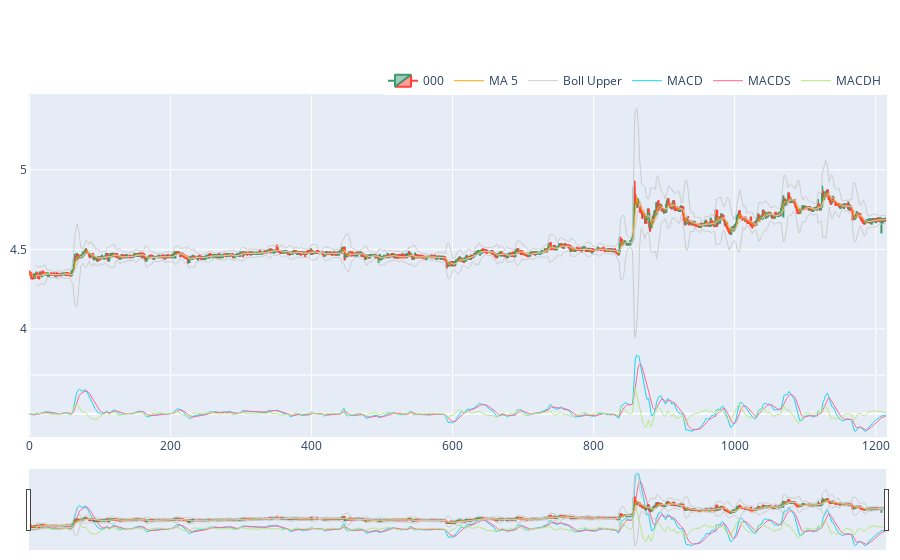

Notebook code cell kept with this figure:
### Markdown cell above
##### https://chart-studio.plotly.com/~jackp/17421/plotly-candlestick-chart-in-python/#/

### Code cell
fig = go.Figure(data=[
    go.Candlestick(
#         x=listdd.index,
        open=dd.open,
        high=dd.high,
        low=dd.low,
        close=dd.close,
        name='000',
        yaxis='y2',
#         increasing = dict(line=dict(color='green')),
#         decreasing = dict(line=dict(color='red'))
    ),
    
    go.Scatter(y=df.ma5, line=dict(color='orange', width=1), name='MA 5', yaxis='y2'),
#     go.Scatter(y=df.ma10, line=dict(color='green', width=1), name='MA 10', yaxis='y2'),
    
    go.Scatter(y=bb_avg, line=dict(color='#ccc', width=1), yaxis='y2', legendgroup='Bollinger Bands', name='Boll Avg 10', showlegend=False),
    go.Scatter(y=bb_upper, line=dict(color='#ccc', width=1), legendgroup='Bollinger Bands', name='Boll Upper', yaxis='y2'),
    go.Scatter(y=bb_lower, line=dict(color='#ccc', width=1), legendgroup='Bollinger Bands', name='Boll Lower', showlegend=False, yaxis='y2'),
    
#     go.Bar(y=dd.volume, yaxis='y', name='volume', marker=dict(color=colors)),
    go.Scatter(y=stock.get('macd'), line=dict(width=1), yaxis='y', name='MACD'),
    go.Scatter(y=stock.get('macds'), line=dict(width=1), yaxis='y', name='MACDS'),
    go.Scatter(y=stock.get('macdh'), line=dict(width=1), yaxis='y', name='MACDH')
])

fig.update_layout(
    legend=dict(
        orientation="h",
        yanchor="bottom",
        y=.8,
        xanchor="right",
        x=1
    ), yaxis=dict(
        domain = [0, 0.2],
        showticklabels = False
    ), yaxis2=dict(
        domain = [0.2, 0.8]
    ), margin=dict(
        l=10,
        r=10,
        b=10,
        t=10,
        pad=1
    ), xaxis=dict(
        rangeselector = dict(
            visible = True,
#             x = 0, y = 0,
            buttons = list([
                dict(step="all"),
            ])
        ),
        rangeslider=dict(
            visible=True
        ),
        #type='category', #['-', 'linear', 'log', 'date', 'category', 'multicategory']
    ),
    hovermode="x unified"
)

# rangeselector=dict(
#     visibe = True,
#     x = 0, y = 0.9,
#     bgcolor = 'rgba(150, 200, 250, 0.4)',
#     font = dict( size = 13 ),
#     buttons=list([
#         dict(count=1,
#              label='reset',
#              step='all'),
#         dict(count=1,
#              label='1yr',
#              step='year',
#              stepmode='backward'),
#         dict(count=3,
#             label='3 mo',
#             step='month',
#             stepmode='backward'),
#         dict(count=1,
#             label='1 mo',
#             step='month',
#             stepmode='backward'),
#         dict(step='all')
#     ]))
# y=df.Volume, 
# marker=dict( color=colors ),
# type='bar', yaxis='y', name='Volume'

fig.show()

### Figure 1 — Plotly figure (JSON) as saved in the notebook; plotly's stock layout.template omitted (floating-point values rounded to 4 significant figures; data arrays with more than 128 entries replaced by an {"elided": "..."} marker saying what was removed)
{"data": [{"close": {"elided": "1215 float values"}, "high": {"elided": "1215 float values"}, "low": {"elided": "1215 float values"}, "name": "000", "open": {"elided": "1215 float values"}, "type": "candlestick", "yaxis": "y2"}, {"line": {"color": "orange", "width": 1}, "name": "MA 5", "type": "scatter", "y": {"elided": "1215 float values"}, "yaxis": "y2"}, {"legendgroup": "Bollinger Bands", "line": {"color": "#ccc", "width": 1}, "name": "Boll Avg 10", "showlegend": false, "type": "scatter", "y": {"elided": "1215 float values"}, "yaxis": "y2"}, {"legendgroup": "Bollinger Bands", "line": {"color": "#ccc", "width": 1}, "name": "Boll Upper", "type": "scatter", "y": {"elided": "1215 float values"}, "yaxis": "y2"}, {"legendgroup": "Bollinger Bands", "line": {"color": "#ccc", "width": 1}, "name": "Boll Lower", "showlegend": false, "type": "scatter", "y": {"elided": "1215 float values"}, "yaxis": "y2"}, {"line": {"width": 1}, "name": "MACD", "type": "scatter", "y": {"elided": "1215 float values"}, "yaxis": "y"}, {"line": {"width": 1}, "name": "MACDS", "type": "scatter", "y": {"elided": "1215 float values"}, "yaxis": "y"}, {"line": {"width": 1}, "name": "MACDH", "type": "scatter", "y": {"elided": "1215 float values"}, "yaxis": "y"}], "layout": {"hovermode": "x unified", "legend": {"orientation": "h", "x": 1, "xanchor": "right", "y": 0.8, "yanchor": "bottom"}, "margin": {"b": 10, "l": 10, "pad": 1, "r": 10, "t": 10}, "xaxis": {"rangeselector": {"buttons": [{"step": "all"}], "visible": true}, "rangeslider": {"visible": true}}, "yaxis": {"domain": [0, 0.2], "showticklabels": false}, "yaxis2": {"domain": [0.2, 0.8]}}}
